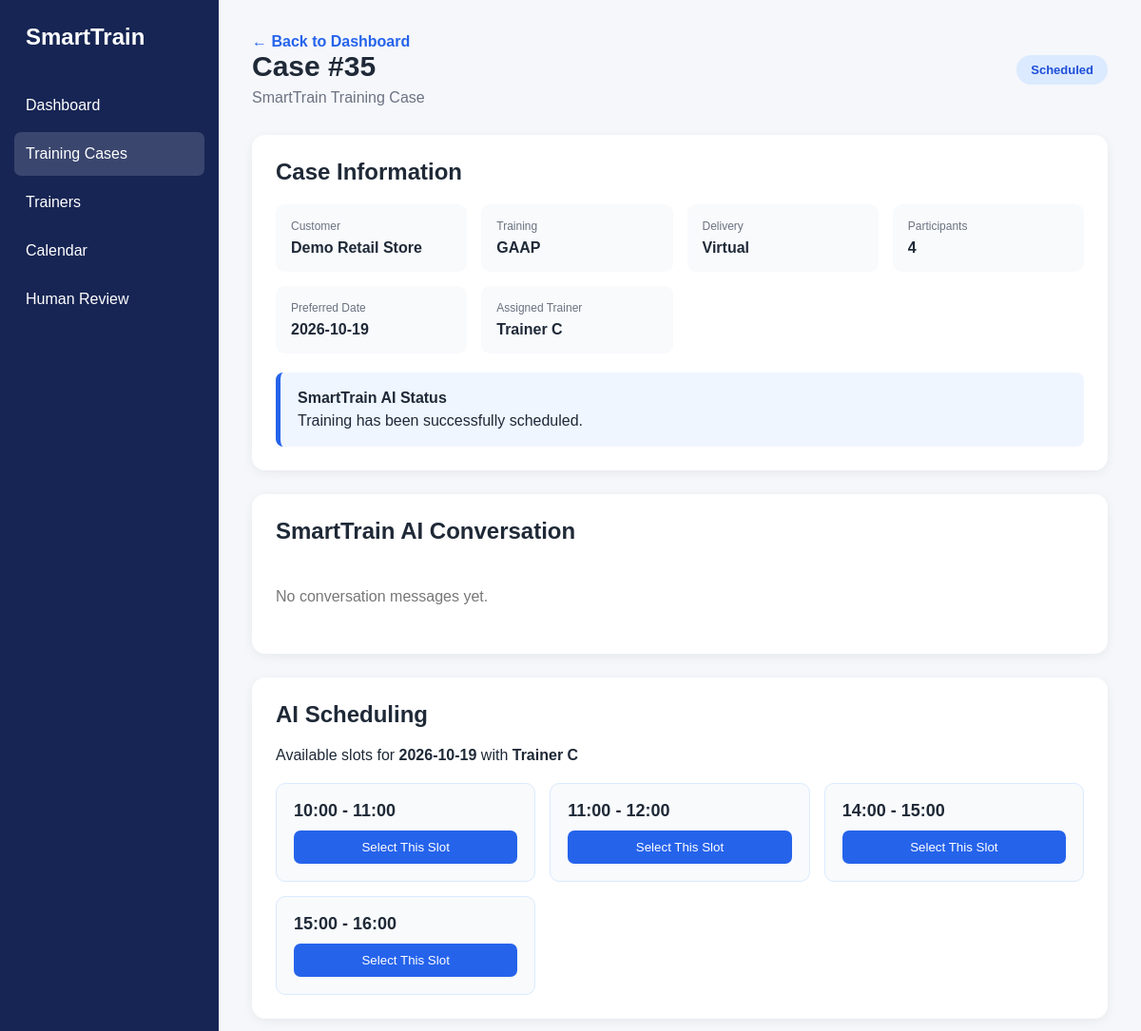
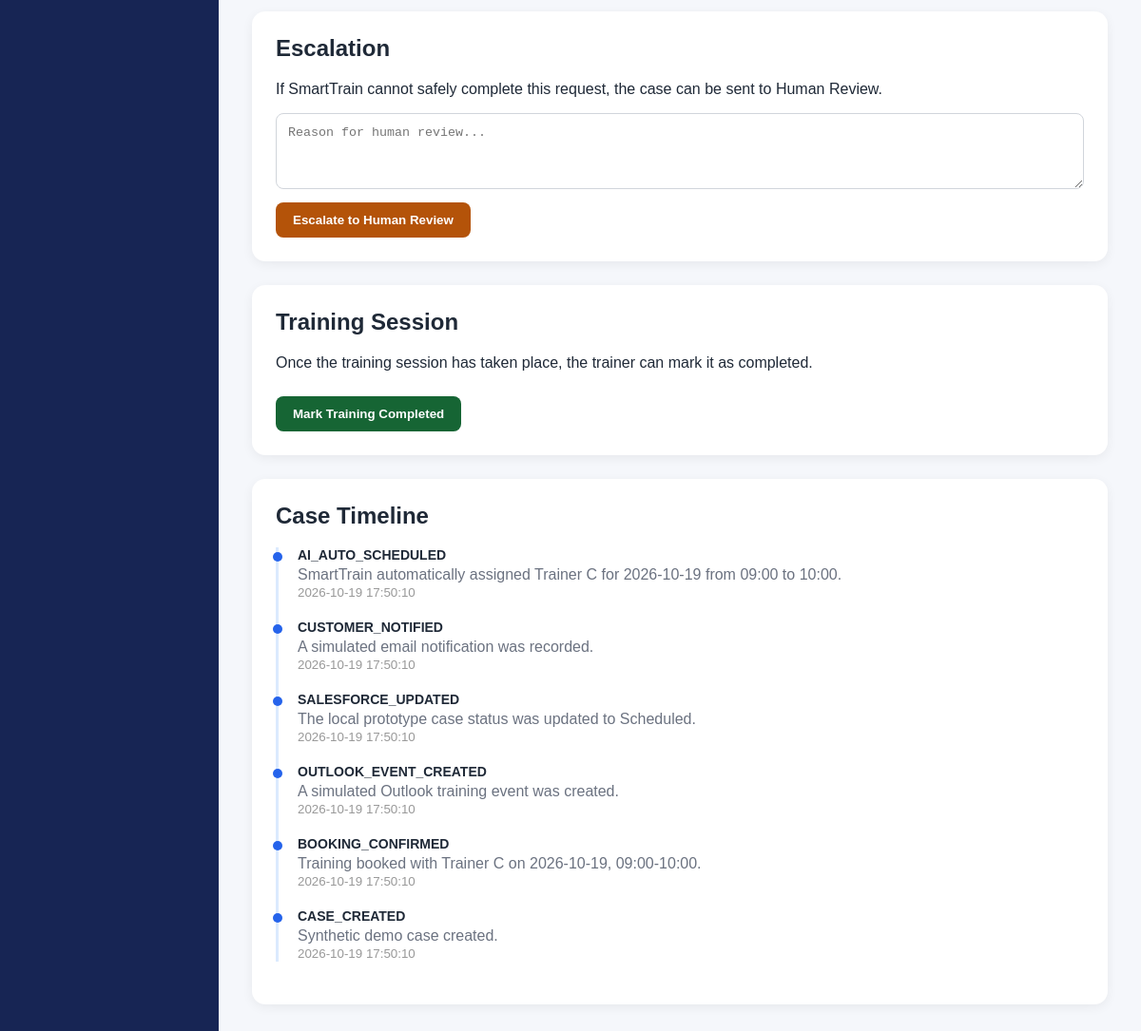
The app's page /case/35 with its own data (2 pictures, top to bottom).
### tables this page shows
CREATE TABLE training_cases (
            id INTEGER PRIMARY KEY AUTOINCREMENT,
            customer_name TEXT NOT NULL,
            training_type TEXT NOT NULL,
            delivery_method TEXT NOT NULL,
            participants INTEGER,
            preferred_date TEXT,
            assigned_trainer TEXT,
            status TEXT NOT NULL DEFAULT 'New'
        , review_reason TEXT);

CREATE TABLE case_timeline (
            id INTEGER PRIMARY KEY AUTOINCREMENT,
            case_id INTEGER NOT NULL,
            event_type TEXT NOT NULL,
            message TEXT NOT NULL,
            created_at DATETIME DEFAULT CURRENT_TIMESTAMP
        );

### app.py (the view)
@app.route("/case/<int:case_id>")
def case_detail(case_id):
    connection = get_db_connection()
    case = connection.execute("""
        SELECT *
        FROM training_cases
        WHERE id = ?
    """, (case_id,)).fetchone()
    connection.close()
    if case is None:
        return "Case not found.", 404
    scheduling_result = None
    if (
        case["preferred_date"]
        and case["assigned_trainer"]
        and case["status"] != "Human Review"
    ):
        scheduling_result = find_training_slots(
            case["assigned_trainer"],
            case["preferred_date"],
        )
    conversations = get_conversations(case_id)
    timeline = get_timeline(case_id)
    return render_template(
        "case_detail.html",
        case=case,
        scheduling_result=scheduling_result,
        conversations=conversations,
        timeline=timeline,
    )

### database.py (called while the page is built)
def get_db_connection():
    connection = sqlite3.connect(DATABASE)
    connection.row_factory = sqlite3.Row
    return connection

### services/conversation.py (called while the page is built)
def get_conversations(case_id):
    connection = get_db_connection()
    messages = connection.execute(
        """
        SELECT *
        FROM conversations
        WHERE case_id = ?
        ORDER BY created_at ASC, id ASC
        """,
        (case_id,),
    ).fetchall()
    connection.close()
    return messages

### services/timeline.py (called while the page is built)
def get_timeline(case_id):
    connection = get_db_connection()
    events = connection.execute("""
        SELECT *
        FROM case_timeline
        WHERE case_id = ?
        ORDER BY created_at DESC, id DESC
    """, (
        case_id,
    )).fetchall()
    connection.close()
    return events

### templates/case_detail.html (shortened to what this page needs)
<!DOCTYPE html>
<html lang="en">
<head>
</head>
<body>
<div class="layout">
    <aside class="sidebar">
        <div class="logo">
            SmartTrain
        </div>
        <a
            href="/"
            class="menu-item"
        >
            Dashboard
        </a>
        <a
            href="/"
            class="menu-item active"
        >
            Training Cases
        </a>
        <a
            href="#"
            class="menu-item"
        >
            Trainers
        </a>
        <a
            href="/calendar"
            class="menu-item"
        >
            Calendar
        </a>
        <a
            href="/human-review"
            class="menu-item"
        >
            Human Review
        </a>
    </aside>
    <main class="main">
        <div class="top-bar">
            <div>
                <a
                    href="/"
                    class="back-link"
                >
                    ← Back to Dashboard
                </a>
                <h1 class="page-title">
                    Case #{{ case["id"] }}
                </h1>
                <div class="subtitle">
                    SmartTrain Training Case
                </div>
            </div>
            <div class="status">
                {{ case["status"] }}
            </div>
        </div>
        <div class="card">
            <h2>
                Case Information
            </h2>
            <div class="info-grid">
                <div class="info-box">
                    <div class="info-label">
                        Customer
                    </div>
                    <div class="info-value">
                        {{ case["customer_name"] }}
                    </div>
                </div>
                <div class="info-box">
                    <div class="info-label">
                        Training
                    </div>
                    <div class="info-value">
                        {{ case["training_type"] }}
                    </div>
                </div>
                <div class="info-box">
                    <div class="info-label">
                        Delivery
                    </div>
                    <div class="info-value">
                        {{ case["delivery_method"] }}
                    </div>
                </div>
                <div class="info-box">
                    <div class="info-label">
                        Participants
                    </div>
                    <div class="info-value">
                        {{ case["participants"] or "Not provided" }}
                    </div>
                </div>
                <div class="info-box">
                    <div class="info-label">
                        Preferred Date
                    </div>
                    <div class="info-value">
                        {{ case["preferred_date"] or "Not provided" }}
                    </div>
                </div>
                <div class="info-box">
                    <div class="info-label">
                        Assigned Trainer
                    </div>
                    <div class="info-value">
                        {{ case["assigned_trainer"] or "Not assigned" }}
                    </div>
                </div>
            </div>
            <div class="ai-status">
                <div class="ai-status-title">
                    SmartTrain AI Status
                </div>
                <div>
                    {% if case["status"] == "Human Review" %}
                        This case requires human intervention.
                    {% elif case["status"] == "Awaiting Customer" %}
                        SmartTrain is waiting for additional
                        information from the customer.
                    {% elif case["status"] == "Scheduled" %}
                        Training has been successfully scheduled.
                    {% elif case["status"] == "Completed" %}
                        Training has been completed.
                    {% elif case["status"] == "Complete" %}
                        SmartTrain has collected all required
                        information.
                    {% else %}
                        SmartTrain is processing this case.
                    {% endif %}
                </div>
            </div>
        </div>
        <div class="card">
            <h2>
                SmartTrain AI Conversation
            </h2>
            <div class="conversation">
                {% if conversations %}
                    {% for message in conversations %}
                        <div
                            class="message
                            {% if message['sender'] == 'Customer' %}
                                customer
                            {% elif message['sender'] == 'SmartTrain AI' %}
                                ai
                            {% elif message['sender'] == 'Human Trainer' %}
                                trainer
                            {% else %}
                                system
                            {% endif %}"
                        >
                            <div class="sender">
                                {{ message["sender"] }}
                            </div>
                            <div class="message-bubble">
                                {{ message["message"] }}
                            </div>
                        </div>
                    {% endfor %}
                {% else %}
                    <p style="color:#777;">
                        No conversation messages yet.
                    </p>
                {% endif %}
            </div>
        </div>
        {% if scheduling_result %}
        <div class="card">
            <h2>
                AI Scheduling
            </h2>
            {% if scheduling_result["available"] %}
                <p>
                    Available slots for
                    <strong>
                        {{ scheduling_result["date"] }}
                    </strong>
                    with
                    <strong>
                        {{ scheduling_result["trainer"] }}
                    </strong>
                </p>
                <div class="slots">
                    {% for slot in scheduling_result["slots"] %}
                        <div class="slot">
                            <div class="slot-time">
                                {{ slot["start"] }}
                                -
                                {{ slot["end"] }}
                            </div>
                            <form
                                method="POST"
                                action="/book/{{ case['id'] }}"
                                class="slot-form"
                            >
                                <button type="submit">
                                    Select This Slot
                                </button>
                            </form>
                        </div>
                    {% endfor %}
                </div>
            {% endif %}
        </div>
        {% endif %}
        {% if case["status"] == "Human Review" %}
        <div class="card">
            <h2>
                Human Review
            </h2>
            <div class="review-card">
                <p>
                    <strong>
                        Review Reason:
                    </strong>
                </p>
                <p>
                    {{ case["review_reason"] or
                       "SmartTrain requires human intervention." }}
                </p>
                <form
                    method="POST"
                    action="/case/{{ case['id'] }}/resolve-review"
                >
                    <label>
                        Return case to:
                    </label>
                    <br><br>
                    <select name="status">
                        <option value="AI Processing">
                            AI Processing
                        </option>
                        <option value="Awaiting Customer">
                            Awaiting Customer
                        </option>
                        <option value="Complete">
                            Information Complete
                        </option>
                    </select>
                    <button
                        type="submit"
                        class="button success-button"
                    >
                        Resolve Review
                    </button>
                </form>
            </div>
        </div>
        {% else %}
        <div class="card">
            <h2>
                Escalation
            </h2>
            <p>
                If SmartTrain cannot safely complete this
                request, the case can be sent to Human Review.
            </p>
            <form
                method="POST"
                action="/case/{{ case['id'] }}/escalate"
            >
                <textarea
                    name="reason"
                    placeholder="Reason for human review..."
                    required
                    style="
                        width:100%;
                        min-height:80px;
                        padding:12px;
                        border:1px solid #d1d5db;
                        border-radius:8px;
                        resize:vertical;
                    "
                ></textarea>
                <button
                    type="submit"
                    class="button danger-button"
                >
                    Escalate to Human Review
                </button>
            </form>
        </div>
        {% endif %}
        {% if case["status"] == "Scheduled" %}
        <div class="card">
            <h2>
                Training Session
            </h2>
            <p>
                Once the training session has taken place,
                the trainer can mark it as completed.
            </p>
            <form
                method="POST"
                action="/case/{{ case['id'] }}/complete-training"
            >
                <button
                    type="submit"
                    class="button success-button"
                >
                    Mark Training Completed
                </button>
            </form>
        </div>
        {% endif %}
        <div class="card">
            <h2>
                Case Timeline
            </h2>
            <div class="timeline">
                {% if timeline %}
                    {% for event in timeline %}
                        <div class="timeline-item">
                            <div class="timeline-type">
                                {{ event["event_type"] }}
                            </div>
                            <div class="timeline-message">
                                {{ event["message"] }}
                            </div>
                            <small style="color:#999;">
                                {{ event["created_at"] }}
                            </small>
                        </div>
                    {% endfor %}
                {% else %}
                    <p style="color:#777;">
                        No timeline events yet.
                    </p>
                {% endif %}
            </div>
        </div>
    </main>
</div>
</body>
</html>

### templates/case_detail.html (style rules this page uses)
* { box-sizing: border-box; }
body { margin: 0; font-family: Arial, sans-serif; background: #f5f7fb; color: #1f2937; }
.layout { display: flex; min-height: 100vh; }
.sidebar { width: 230px; background: #172554; color: white; padding: 25px 15px; position: fixed; left: 0; top: 0; bottom: 0; }
.logo { font-size: 24px; font-weight: bold; margin-bottom: 35px; padding-left: 12px; }
.menu-item { display: block; padding: 14px 12px; margin-bottom: 5px; border-radius: 7px; color: white; text-decoration: none; }
.active { background: rgba(255,255,255,0.15); }
.main { margin-left: 230px; width: calc(100% - 230px); padding: 35px; }
.top-bar { display: flex; justify-content: space-between; align-items: center; margin-bottom: 30px; }
.back-link { text-decoration: none; color: #2563eb; font-weight: bold; }
.page-title { margin: 0; font-size: 30px; }
.subtitle { color: #6b7280; margin-top: 7px; }
.status { padding: 8px 15px; border-radius: 20px; font-size: 13px; font-weight: bold; background: #dbeafe; color: #1d4ed8; }
.card { background: white; border-radius: 14px; padding: 25px; margin-bottom: 25px; box-shadow: 0 3px 12px rgba(0,0,0,0.06); }
.card h2 { margin-top: 0; }
.info-grid { display: grid; grid-template-columns: repeat(4, 1fr); gap: 15px; }
.info-box { background: #f8fafc; padding: 16px; border-radius: 9px; }
.info-label { font-size: 12px; color: #6b7280; margin-bottom: 7px; }
.info-value { font-size: 16px; font-weight: bold; }
.ai-status { background: #eff6ff; border-left: 5px solid #2563eb; padding: 18px; border-radius: 8px; margin-top: 20px; }
.ai-status-title { font-weight: bold; margin-bottom: 6px; }
.conversation { max-height: 450px; overflow-y: auto; padding: 10px 0; }
.button { margin-top: 10px; padding: 11px 18px; border: none; border-radius: 8px; cursor: pointer; font-weight: bold; }
.danger-button { background: #b45309; color: white; }
.success-button { background: #166534; color: white; }
.slots { display: grid; grid-template-columns: repeat(3, 1fr); gap: 15px; margin-top: 20px; }
.slot { background: #f8fafc; border: 1px solid #dbeafe; padding: 18px; border-radius: 10px; }
.slot-time { font-size: 18px; font-weight: bold; margin-bottom: 10px; }
.slot-form button { width: 100%; background: #2563eb; color: white; border: none; padding: 10px; border-radius: 7px; cursor: pointer; }
.timeline { border-left: 3px solid #dbeafe; padding-left: 20px; }
.timeline-item { margin-bottom: 20px; position: relative; }
.timeline-item::before { content: ""; width: 10px; height: 10px; background: #2563eb; border-radius: 50%; position: absolute; left: -26px; top: 5px; }
.timeline-type { font-weight: bold; font-size: 14px; }
.timeline-message { color: #6b7280; margin-top: 4px; }

### records on screen
training_cases: id "35", status "Scheduled", customer_name "Demo Retail Store", training_type "GAAP", delivery_method "Virtual", participants "4", preferred_date "2026-10-19", assigned_trainer "Trainer C", date "2026-10-19", trainer "Trainer C"
case_timeline: event_type "AI_AUTO_SCHEDULED", message "SmartTrain automatically assigned Trainer C for 2026-10-19 from 09:00 to 10:00.", created_at "2026-10-19 17:50:10"
case_timeline: event_type "CUSTOMER_NOTIFIED", message "A simulated email notification was recorded.", created_at "2026-10-19 17:50:10"
case_timeline: event_type "SALESFORCE_UPDATED", message "The local prototype case status was updated to Scheduled.", created_at "2026-10-19 17:50:10"
case_timeline: event_type "OUTLOOK_EVENT_CREATED", message "A simulated Outlook training event was created.", created_at "2026-10-19 17:50:10"
case_timeline: event_type "BOOKING_CONFIRMED", message "Training booked with Trainer C on 2026-10-19, 09:00-10:00.", created_at "2026-10-19 17:50:10"
case_timeline: event_type "CASE_CREATED", message "Synthetic demo case created.", created_at "2026-10-19 17:50:10"

### other values on screen
{{ slot["start"] }} "10:00" "11:00" "14:00" "15:00"
{{ slot["end"] }} "11:00" "12:00" "15:00" "16:00"
